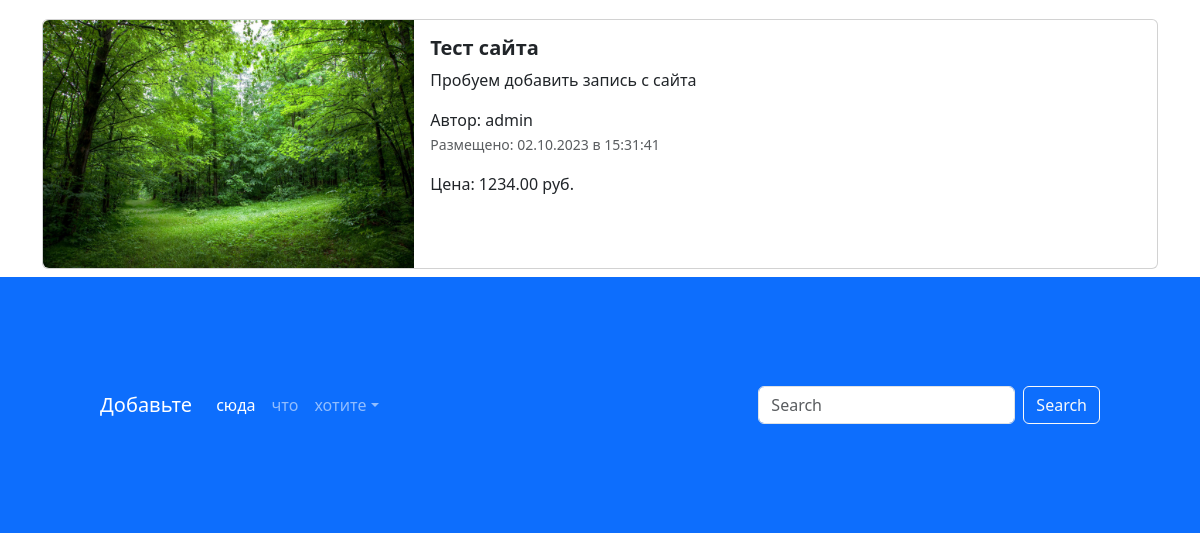
/ (lower part), run on an earlier commit of the app's database.
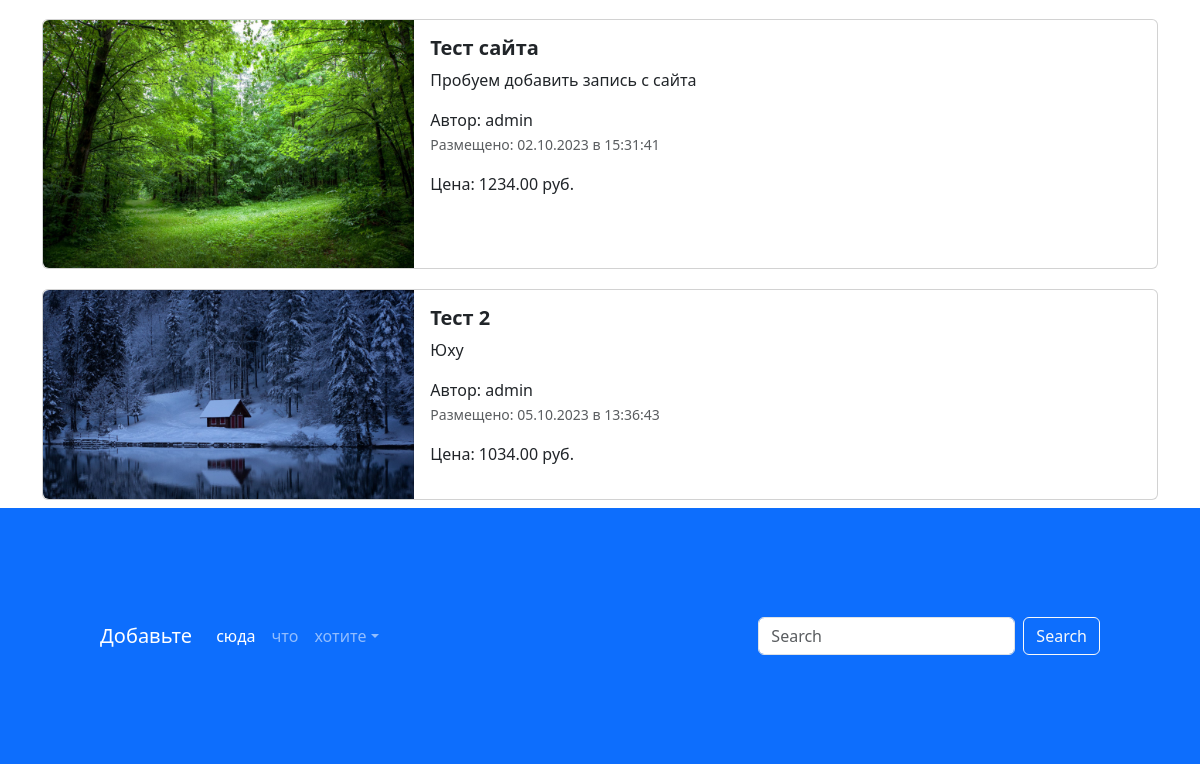
And on a later commit of the database.
### app_advertisements/models.py (models this page shows, shortened)
class Advertisement(models.Model):
    title = models.CharField(verbose_name="Заголовок", max_length=128)
    description = models.TextField("Описание")
    price = models.DecimalField("Цена", max_digits=10, decimal_places=2)  # максимум 99_999_999.99
    auction = models.BooleanField("Торг", help_text="Отметьте, если торг уместен")
    created_at = models.DateTimeField(auto_now_add=True)
    updated_at = models.DateTimeField(auto_now=True)
    user = models.ForeignKey(User, on_delete=models.CASCADE, verbose_name='Пользователь')
    image = models.ImageField("Изображение", upload_to="advertisements/")
    @admin.display(description='Дата создания')
    def created_date(self):
        if self.created_at.date()==timezone.now().date():
            created_time=self.created_at.time().strftime("%H:%M:%S")
            return format_html('<span style="color: green; '
                               'font-weight: bold">Сегодня в '
                               '{}</span>', created_time)
        return self.created_at.strftime("%d.%m.%Y в %H:%M:%S")
    def get_absolute_url(self):
        return reverse('adv_detail', kwargs={'pk': self.pk})
    class Meta:
        db_table = "advertisements"

### app_advertisements/views.py (the view)
# urls.py: path('', index, name='main_page'),
def index(request):
    title=request.GET.get('query')
    print(title)
    if title:
        advertisements=Advertisement.objects.filter(title__icontains=title)
    else:
        advertisements = Advertisement.objects.all()
    context={'advertisements':advertisements,
             'title': title}
    return render(request, 'app_advertisements/index.html', context)

### templates/app_advertisements/index.html (shortened to what this page needs)
{% extends 'base.html' %}
{% load static %}
{% block content %}
<div class="container">
  {% for adv in advertisements %}
  <div class="col">
    <div class="card mb-2" style="max-width: 1200px; margin-top: 20px;">
      <div class="row g-0">
       <div class="col-md-4">
          <a href="{{ adv.get_absolute_url }}" class="nav-link">
            <img src="{% if adv.image %} {{ adv.image.url }} {% else %} {% static 'img/pict.png' %} {% endif %}" class="img-fluid rounded-start" alt="Card title">
          </a>
        </div>
        <div class="col-md-8">
          <div class="card-body">
            <h5 class="card-title">
              <a href="{{ adv.get_absolute_url }}" class="nav-link"><strong>{{ adv.title }}</strong></a>
            </h5>
            <a href="{{ adv.get_absolute_url }}" class="nav-link">
              <p class="card-text">{{ adv.description }}</p>
              <span>Автор: {{ adv.user }}</span>
              <p class="card-text"><small class="text-muted">Размещено: {{ adv.created_date }}</small></p>
            <span>Цена: {{ adv.price }} руб.</span>
            </a>
          </div>
        </div>
      </div>
    </div>
  </div>
  {% endfor %}
</div>
<footer style="padding: 100px;" class="bg-primary">
  <nav class="navbar navbar-expand-sm navbar-dark">
    <a class="navbar-brand" href="#">Добавьте</a>
    <div class="collapse navbar-collapse" id="collapsibleNavId">
      <ul class="navbar-nav me-auto mt-2 mt-lg-0">
        <li class="nav-item">
          <a class="nav-link active" href="#" aria-current="page">сюда</a>
        </li>
        <li class="nav-item">
          <a class="nav-link" href="#">что</a>
        </li>
        <li class="nav-item dropdown">
          <a class="nav-link dropdown-toggle" href="#" id="dropdownId" data-bs-toggle="dropdown" aria-haspopup="true"
             aria-expanded="false">хотите</a>
        </li>
      </ul>
      <form class="d-flex my-2 my-lg-0">
        <input class="form-control me-sm-2" type="text" placeholder="Search">
        <button class="btn btn-outline-light my-2 my-sm-0" type="submit">Search</button>
      </form>
    </div>
  </nav>
</footer>
{% endblock %}

### templates/base.html (shortened to what this page needs)
<!DOCTYPE html>
{% load static %}
<html lang="en">
<head>
  <link href="{% static 'css/bootstrap.min.css' %}" rel="stylesheet">
  <link rel="stylesheet" href="{% static 'css/fontello.css' %}">
</head>
<body>
{% block content %}
{% endblock %}
</body>
</html>

What changed in the data, as far as the page shows it:
added Advertisement: image (picture), title "Тест 2", description "Юху", user "admin", created_date "05.10.2023 в 13:36:43", price "1034.00"
